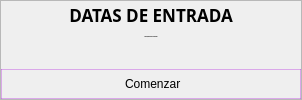
                     <widget class="QFrame" name="start_frame">
                      <property name="maximumSize">
                       <size>
                        <width>0</width>
                        <height>16777215</height>
                       </size>
                      </property>
                      <property name="frameShape">
                       <enum>QFrame::StyledPanel</enum>
                      </property>
                      <property name="frameShadow">
                       <enum>QFrame::Raised</enum>
                      </property>
                      <layout class="QVBoxLayout" name="verticalLayout_16">
                       <property name="leftMargin">
                        <number>0</number>
                       </property>
                       <property name="topMargin">
                        <number>0</number>
                       </property>
                       <property name="rightMargin">
                        <number>0</number>
                       </property>
                       <property name="bottomMargin">
                        <number>0</number>
                       </property>
                       <item>
                        <widget class="QLabel" name="label_9">
                         <property name="font">
                          <font>
                           <family>RomanD</family>
                           <pointsize>-1</pointsize>
                           <weight>75</weight>
                           <bold>true</bold>
                          </font>
                         </property>
                         <property name="styleSheet">
                          <string notr="true">#label_9{font-size:17px}</string>
                         </property>
                         <property name="text">
                          <string>DATAS DE ENTRADA</string>
                         </property>
                         <property name="alignment">
                          <set>Qt::AlignCenter</set>
                         </property>
                        </widget>
                       </item>
                       <item alignment="Qt::AlignTop">
                        <widget class="QLabel" name="label_8">
                         <property name="font">
                          <font>
                           <family>RomanD</family>
                           <pointsize>-1</pointsize>
                           <weight>75</weight>
                           <bold>true</bold>
                          </font>
                         </property>
                         <property name="text">
                          <string>Click abajo para comenzar!</string>
                         </property>
                         <property name="alignment">
                          <set>Qt::AlignCenter</set>
                         </property>
                        </widget>
                       </item>
                       <item alignment="Qt::AlignHCenter|Qt::AlignTop">
                        <widget class="QPushButton" name="pushButton_15">
                         <property name="minimumSize">
                          <size>
                           <width>300</width>
                           <height>30</height>
                          </size>
                         </property>
                         <property name="maximumSize">
                          <size>
                           <width>300</width>
                           <height>16777215</height>
                          </size>
                         </property>
                         <property name="styleSheet">
                          <string notr="true">QPushButton:hover
{background-color: rgb(179, 37, 220, 50);
}


#pushButton_15{border: 1px solid  rgb(179, 37, 220, 90)}</string>
                         </property>
                         <property name="text">
                          <string> Comenzar</string>
                         </property>
                         <property name="icon">
                          <iconset>
                           <normaloff>:/icons/icons/033-fast-forward.svg</normaloff>:/icons/icons/033-fast-forward.svg</iconset>
                         </property>
                         <property name="iconSize">
                          <size>
                           <width>20</width>
                           <height>20</height>
                          </size>
                         </property>
                        </widget>
                       </item>
                      </layout>
                     </widget>
